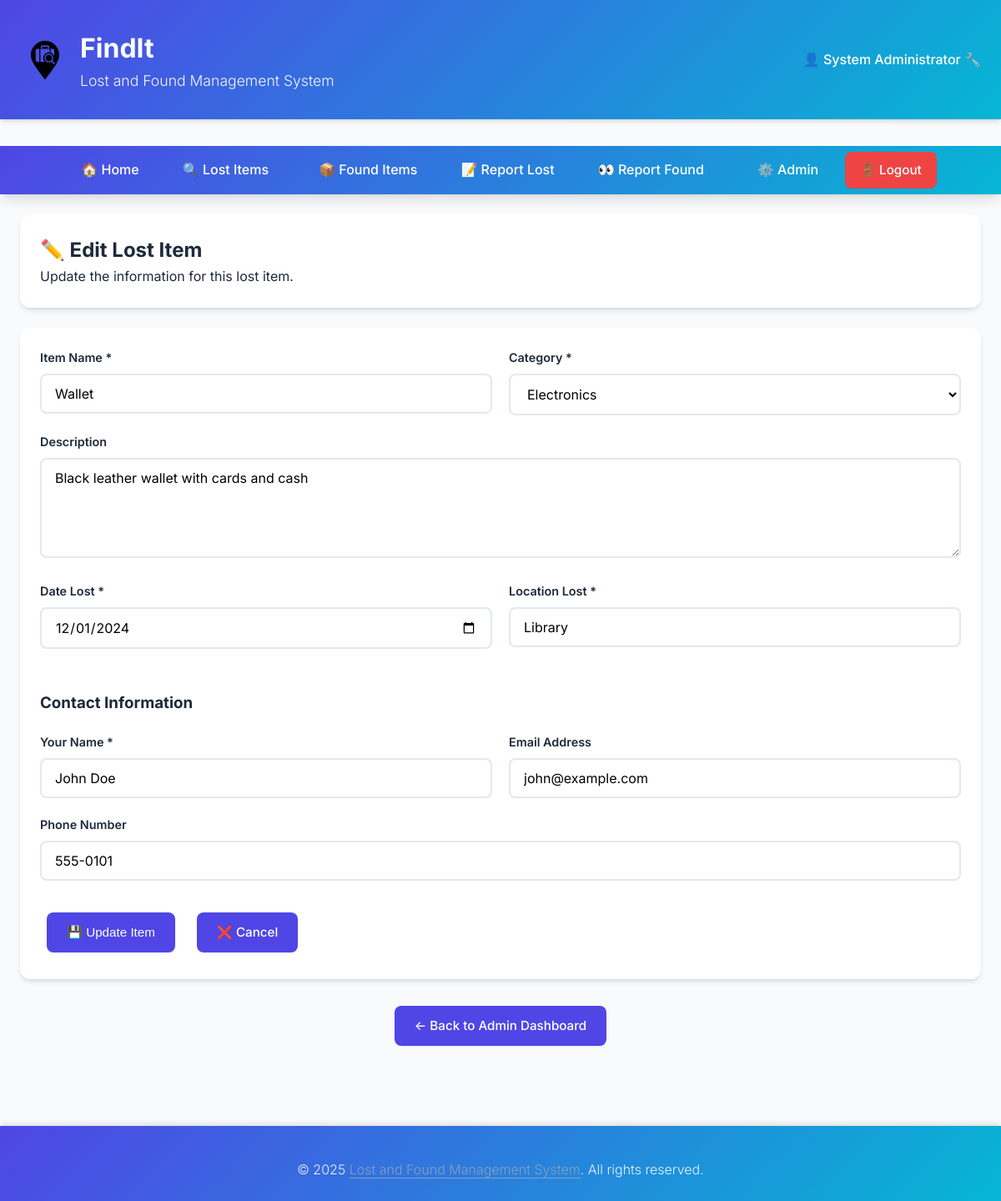
The app's page /admin/edit/lost/1 (signed in) with its own data.
### tables this page shows
CREATE TABLE lost_items (
    id INTEGER PRIMARY KEY AUTOINCREMENT,
    item_name VARCHAR(100) NOT NULL,
    category VARCHAR(50) NOT NULL,
    description TEXT,
    lost_date DATE NOT NULL,
    location VARCHAR(200) NOT NULL,
    contact_name VARCHAR(100) NOT NULL,
    contact_email VARCHAR(100),
    contact_phone VARCHAR(20),
    status VARCHAR(20) DEFAULT 'unclaimed',  -- unclaimed, claimed, returned
    created_at TIMESTAMP DEFAULT CURRENT_TIMESTAMP,
    updated_at TIMESTAMP DEFAULT CURRENT_TIMESTAMP
, image_filename VARCHAR(255), user_id INTEGER);

### app.py (the view, shortened to what this page needs)
@app.route('/admin/edit/lost/<int:item_id>', methods=['GET', 'POST'])
@admin_required
def edit_lost_item(item_id):
    db = get_db()
    item = db.execute(
        'SELECT * FROM lost_items WHERE id = ?', (item_id,)
    ).fetchone()
    if item is None:
        flash('Item not found!', 'error')
        return redirect(url_for('admin'))
    return render_template('edit_lost_item.html', item=item)

### app.py (called while the page is built)
def get_db():
    conn = sqlite3.connect(DATABASE)
    conn.row_factory = sqlite3.Row
    return conn

def admin_required(f):
    @wraps(f)
    def decorated_function(*args, **kwargs):
        if 'user_id' not in session:
            flash('Please login to access this page.', 'error')
            return redirect(url_for('login'))
        if session.get('user_role') != 'admin':
            flash('Admin access required.', 'error')
            return redirect(url_for('index'))
        return f(*args, **kwargs)
    return decorated_function

### templates/edit_lost_item.html (shortened to what this page needs)
{% extends "base.html" %}
{% block content %}
<div class="card">
    <h2>✏️ Edit Lost Item</h2>
    <p>Update the information for this lost item.</p>
</div>
<div class="card">
    <form method="POST">
        <div style="display: grid; grid-template-columns: 1fr 1fr; gap: 20px">
            <div class="form-group">
                <label for="item_name">Item Name *</label>
                <input
                    type="text"
                    id="item_name"
                    name="item_name"
                    required
                    value="{{ item.item_name }}"
                    placeholder="e.g., iPhone 12, Black Wallet"
                />
            </div>
            <div class="form-group">
                <label for="category">Category *</label>
                <select id="category" name="category" required>
                    <option value="Electronics" {% if item.category == 'Electronics' %}selected{% endif %}>Electronics</option>
                </select>
            </div>
        </div>
        <div class="form-group">
            <label for="description">Description</label>
            <textarea
                id="description"
                name="description"
                placeholder="Provide a detailed description of your item including color, size, distinguishing marks, etc."
            >{{ item.description or '' }}</textarea>
        </div>
        <div style="display: grid; grid-template-columns: 1fr 1fr; gap: 20px">
            <div class="form-group">
                <label for="lost_date">Date Lost *</label>
                <input
                    type="date"
                    id="lost_date"
                    name="lost_date"
                    required
                    value="{{ item.lost_date }}"
                />
            </div>
            <div class="form-group">
                <label for="location">Location Lost *</label>
                <input
                    type="text"
                    id="location"
                    name="location"
                    required
                    value="{{ item.location }}"
                    placeholder="e.g., Library, Room 203"
                />
            </div>
        </div>
        <h3 style="margin-top: 30px; margin-bottom: 20px;">Contact Information</h3>
        <div style="display: grid; grid-template-columns: 1fr 1fr; gap: 20px">
            <div class="form-group">
                <label for="contact_name">Your Name *</label>
                <input
                    type="text"
                    id="contact_name"
                    name="contact_name"
                    required
                    value="{{ item.contact_name }}"
                    placeholder="John Doe"
                />
            </div>
            <div class="form-group">
                <label for="contact_email">Email Address</label>
                <input
                    type="email"
                    id="contact_email"
                    name="contact_email"
                    value="{{ item.contact_email or '' }}"
                    placeholder="john@example.com"
                />
            </div>
        </div>
        <div class="form-group">
            <label for="contact_phone">Phone Number</label>
            <input
                type="tel"
                id="contact_phone"
                name="contact_phone"
                value="{{ item.contact_phone or '' }}"
                placeholder="+1 (555) 123-4567"
            />
        </div>
        <div style="display: flex; gap: 10px; margin-top: 30px;">
            <button type="submit" class="btn btn-primary">💾 Update Item</button>
            <a href="{{ url_for('admin') }}" class="btn">❌ Cancel</a>
        </div>
    </form>
</div>
<div style="text-align: center; margin-top: 20px;">
    <a href="{{ url_for('admin') }}" class="btn">← Back to Admin Dashboard</a>
</div>
{% endblock %}

### templates/base.html (style rules this page uses)
:root { --primary-color: #4f46e5; --primary-hover: #4338ca; --secondary-color: #06b6d4; --accent-color: #f59e0b; --success-color: #10b981; --warning-color: #f59e0b; --danger-color: #ef4444; --bg-primary: #f8fafc; --bg-secondary: #ffffff; --text-primary: #1e293b; --text-secondary: #64748b; --text-light: #94a3b8; --border-color: #e2e8f0; --shadow-sm: 0 1px 2px 0 rgb(0 0 0 / 0.05); --shadow-md: 0 4px 6px -1px rgb(0 0 0 / 0.1), 0 2px 4px -2px rgb(0 0 0 / 0.1); --shadow-lg: 0 10px 15px -3px rgb(0 0 0 / 0.1), 0 4px 6px -4px rgb(0 0 0 / 0.1); --shadow-xl: 0 20px 25px -5px rgb(0 0 0 / 0.1), 0 8px 10px -6px rgb(0 0 0 / 0.1); --transition: all 0.3s ease; }
* { margin: 0; padding: 0; box-sizing: border-box; }
body { font-family: 'Inter', -apple-system, BlinkMacSystemFont, 'Segoe UI', Roboto, sans-serif; line-height: 1.6; color: var(--text-primary); background-color: var(--bg-primary); font-size: 16px; }
.btn { background-color: var(--primary-color); color: white; padding: 12px 24px; border: none; border-radius: 8px; cursor: pointer; text-decoration: none; display: inline-block; margin: 8px; transition: var(--transition); font-weight: 500; font-size: 0.95rem; box-shadow: var(--shadow-sm); }
.form-group { margin-bottom: 20px; }
.form-group label { display: block; margin-bottom: 8px; font-weight: 600; color: var(--text-primary); font-size: 0.9rem; }
.form-group input, .form-group select, .form-group textarea { width: 100%; padding: 12px 16px; border: 2px solid var(--border-color); border-radius: 8px; box-sizing: border-box; font-size: 1rem; font-family: inherit; transition: var(--transition); background-color: white; }
.form-group textarea { resize: vertical; min-height: 120px; }
.card { background-color: var(--bg-secondary); border-radius: 12px; box-shadow: var(--shadow-md); padding: 24px; margin-bottom: 24px; transition: var(--transition); }
button, a { -webkit-tap-highlight-color: transparent; }
html, body { overflow-x: hidden; }

### records on screen
lost_items: item_name "Wallet", category "Electronics", description "Black leather wallet with cards and cash", lost_date "12/01/2024", location "Library", contact_name "John Doe", contact_email "john@example.com", contact_phone "555-0101"

### other values on screen
{{ session.full_name }} "System Administrator"
